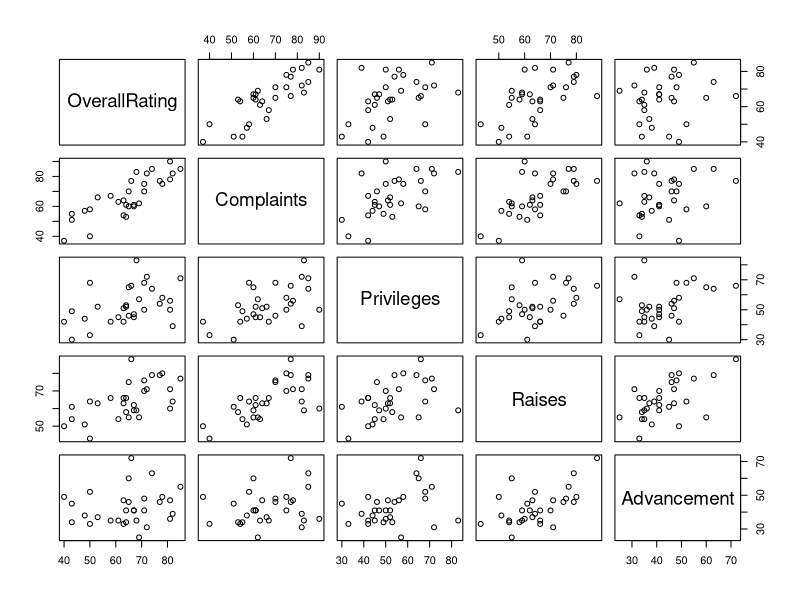

The R script that drew this image:
# Department Attitude Survey info.

MyData = read.csv('../Module07_Datasets/DepartmentAttitudeSurvey.csv')
pairs(MyData)

#png("attitude1.png", width=400,height=400)
#plot(MyData$Complaints, MyData$OverallRating, ylab='Overall Rating', xlab="[variable]", xlim=c(30, 100), ylim=c(30, 100))
#dev.off()

#png("attitude2.png", width=400,height=400)
#plot(MyData$Privileges, MyData$OverallRating, ylab='Overall Rating', xlab="[variable]", xlim=c(30, 100), ylim=c(30, 100))
#dev.off()

#png("attitude3.png", width=400,height=400)
#plot(MyData$Raises, MyData$OverallRating, ylab='Overall Rating', xlab="[variable]", xlim=c(30, 100), ylim=c(30, 100))
#dev.off()

#png("attitude4.png", width=400,height=400)
#plot(MyData$Advancement, MyData$OverallRating, ylab='Overall Rating', xlab="[variable]", xlim=c(30, 100), ylim=c(30, 100))
#dev.off()

cor.test(MyData$Complaints, MyData$OverallRating)
cor.test(MyData$Privileges, MyData$OverallRating)
cor.test(MyData$Raises, MyData$OverallRating)
cor.test(MyData$Advancement, MyData$OverallRating)
